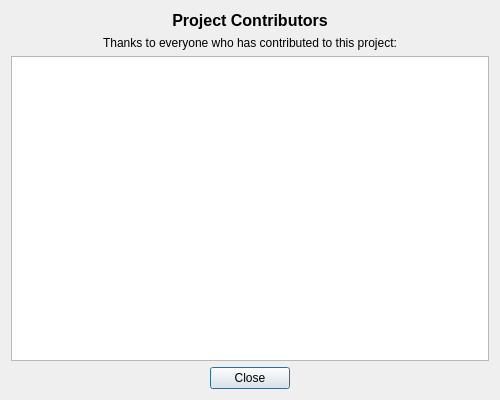
<?xml version="1.0" encoding="UTF-8"?>
<ui version="4.0">
 <class>ContributorsWindow</class>
 <widget class="QDialog" name="ContributorsWindow">
  <property name="geometry">
   <rect>
    <x>0</x>
    <y>0</y>
    <width>500</width>
    <height>400</height>
   </rect>
  </property>
  <property name="windowTitle">
   <string>Contributors</string>
  </property>
  <property name="modal">
   <bool>true</bool>
  </property>
  <layout class="QVBoxLayout" name="verticalLayout">
   <item>
    <widget class="QLabel" name="lblTitle">
     <property name="font">
      <font>
       <pointsize>12</pointsize>
       <bold>true</bold>
      </font>
     </property>
     <property name="text">
      <string>Project Contributors</string>
     </property>
     <property name="alignment">
      <set>Qt::AlignCenter</set>
     </property>
    </widget>
   </item>
   <item>
    <widget class="QLabel" name="lblSubtitle">
     <property name="text">
      <string>Thanks to everyone who has contributed to this project:</string>
     </property>
     <property name="alignment">
      <set>Qt::AlignCenter</set>
     </property>
    </widget>
   </item>
   <item>
    <widget class="QTextBrowser" name="textContributors">
     <property name="readOnly">
      <bool>true</bool>
     </property>
    </widget>
   </item>
   <item>
    <widget class="QDialogButtonBox" name="buttonBox">
     <property name="orientation">
      <enum>Qt::Horizontal</enum>
     </property>
     <property name="standardButtons">
      <set>QDialogButtonBox::Close</set>
     </property>
     <property name="centerButtons">
      <bool>true</bool>
     </property>
    </widget>
   </item>
  </layout>
 </widget>
 <resources/>
 <connections>
  <connection>
   <sender>buttonBox</sender>
   <signal>accepted()</signal>
   <receiver>ContributorsWindow</receiver>
   <slot>accept()</slot>
   <hints>
    <hint type="sourcelabel">
     <x>248</x>
     <y>254</y>
    </hint>
    <hint type="destinationlabel">
     <x>157</x>
     <y>274</y>
    </hint>
   </hints>
  </connection>
  <connection>
   <sender>buttonBox</sender>
   <signal>rejected()</signal>
   <receiver>ContributorsWindow</receiver>
   <slot>reject()</slot>
   <hints>
    <hint type="sourcelabel">
     <x>316</x>
     <y>260</y>
    </hint>
    <hint type="destinationlabel">
     <x>286</x>
     <y>274</y>
    </hint>
   </hints>
  </connection>
 </connections>
</ui>
